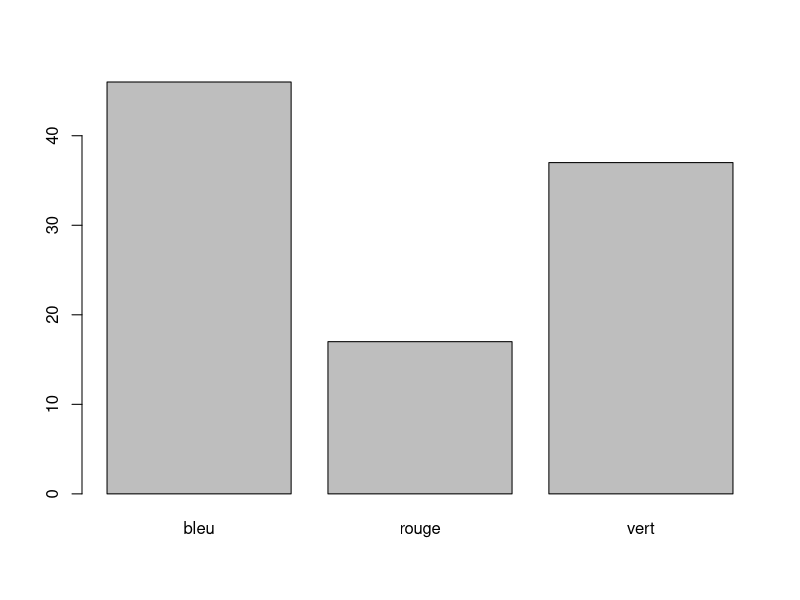

The R script that drew this image:
## ---- chunk 1
knitr::opts_chunk$set(echo = TRUE)
## ---- chunk 2
set.seed(150)  
lez <- c(rep("rouge", 2000),           ## 2000 poissons rouges
          rep("bleu", 5000),           ## 5000 poissons bleues
          rep("vert", 3000))           ## 3000 poissons vertes 

n_exp <- 100                           ## 100 poissons pêchés

echantillon <- sample(lez,             ## échantillonne les poissons
                      n_exp,           ## n_exp fois
                      replace = FALSE) ## sans remise
## ---- chunk 3
res <- table(echantillon)             ## Résumé de l'échantillon
res
## ---- chunk 4
barplot(res)                          ## Diagramme en bar
